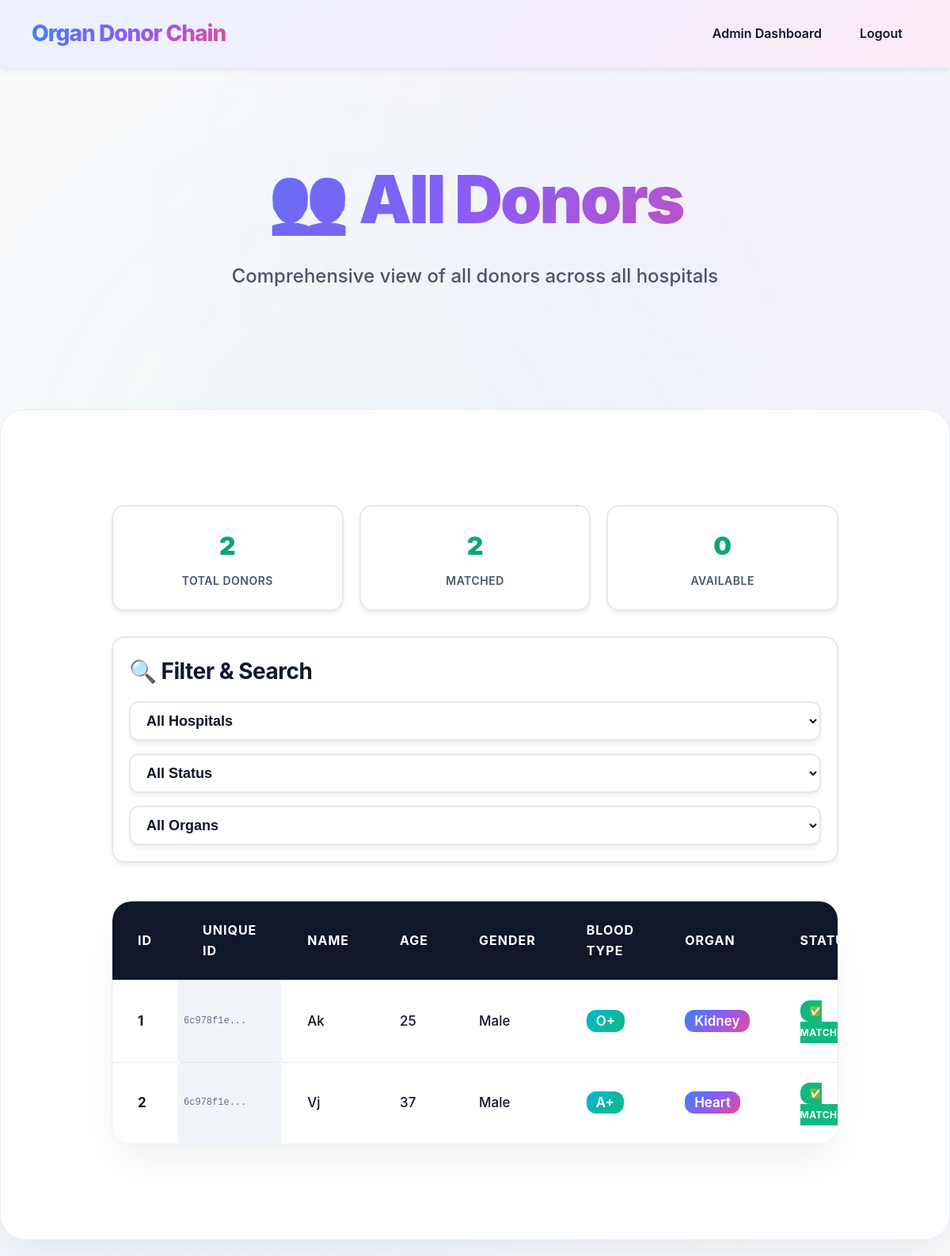
/admin_donors (signed in), run on an earlier commit of the app's database.
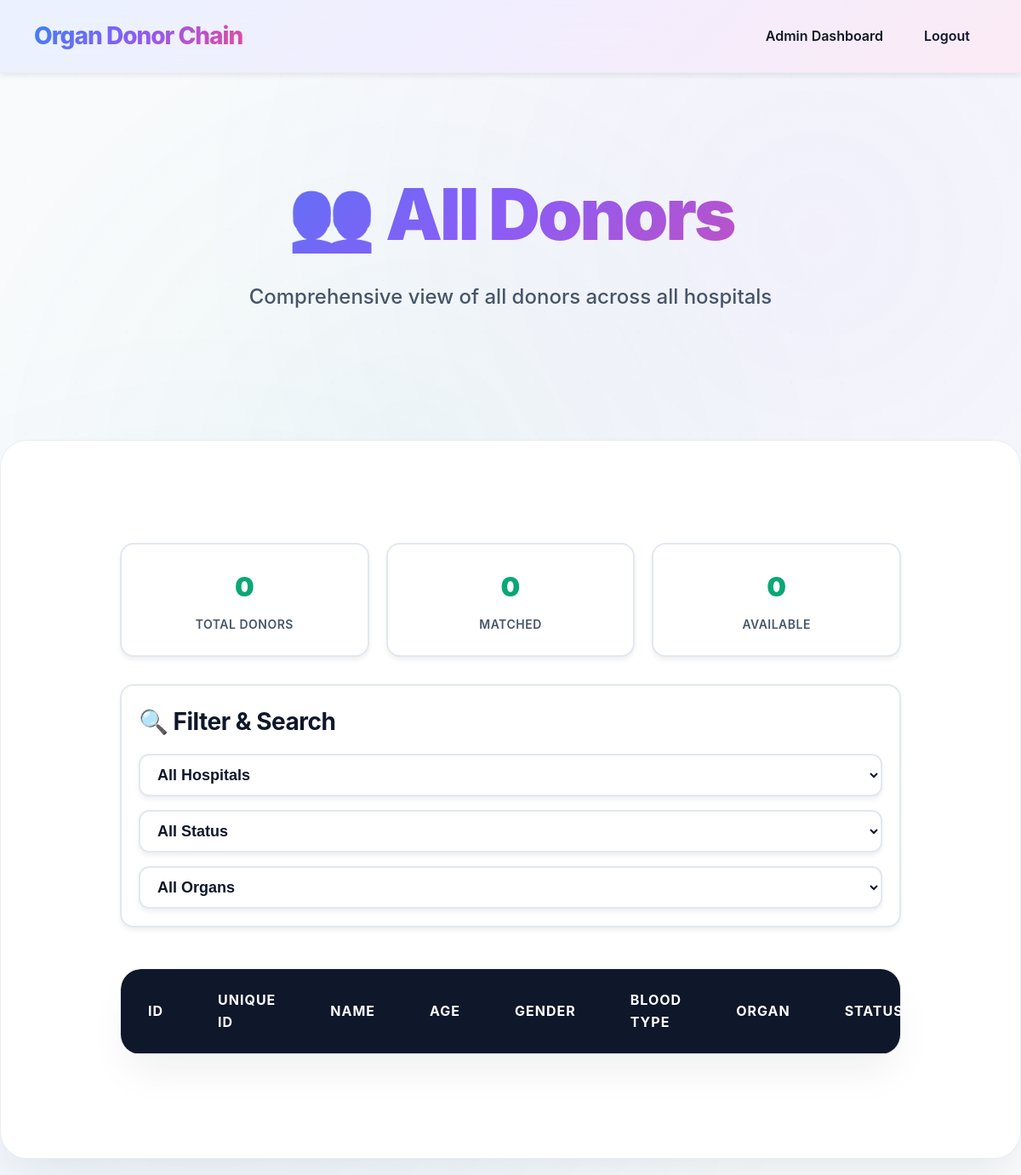
And on a later commit of the database.
### tables this page shows
CREATE TABLE donor (
        id INTEGER PRIMARY KEY AUTOINCREMENT,
        unique_id TEXT UNIQUE,
        hospital_id INTEGER,
        name TEXT,
        age INTEGER,
        gender TEXT,
        blood_type TEXT,
        organ TEXT,
        status TEXT DEFAULT 'Not Matched',
        registration_date TEXT DEFAULT CURRENT_TIMESTAMP,
        FOREIGN KEY (hospital_id) REFERENCES hospital(id)
    );

### server/app.py (the view)
@app.route('/admin_donors')
def admin_donors():
    if 'admin' not in session:
        return redirect('/login')
    conn = sqlite3.connect(DB)
    c = conn.cursor()
    try:
        c.execute('''
            SELECT d.id, d.unique_id, d.name, d.age, d.gender, d.blood_type, d.organ, d.status, d.registration_date, h.name as hospital_name
            FROM donor d
            JOIN hospital h ON d.hospital_id = h.id
            ORDER BY d.registration_date ASC
        ''')
        donors = c.fetchall()
    except sqlite3.OperationalError:
        c.execute('''
            SELECT d.id, d.name, d.age, d.gender, d.blood_type, d.organ, d.status, h.name as hospital_name
            FROM donor d
            JOIN hospital h ON d.hospital_id = h.id
            ORDER BY d.id ASC
        ''')
        old_donors = c.fetchall()
        donors = [(d[0], 'N/A', d[1], d[2], d[3], d[4], d[5], d[6], 'N/A', d[7]) for d in old_donors]
    conn.close()
    return render_template('admin_donors.html', donors=donors)

### client/templates/admin_donors.html (shortened to what this page needs)
<!DOCTYPE html>
<html>
<head>
    <link rel="stylesheet" href="../static/style.css">
</head>
<body>
<nav class="navbar">
    <div class="nav-container">
        <a class="brand" href="/login">Organ Donor Chain</a>
        <ul class="nav-links">
            <li><a href="/manage_hospitals">Admin Dashboard</a></li>
            <li><a href="/logout">Logout</a></li>
        </ul>
    </div>
</nav>
<section class="hero">
    <div class="hero-inner">
        <h1>👥 All Donors</h1>
        <p>Comprehensive view of all donors across all hospitals</p>
    </div>
</section>
<div class="container container-wide">
    <div class="stats-header">
        <div class="stat-card">
            <div class="stat-number">{{ donors|length }}</div>
            <div class="stat-label">Total Donors</div>
        </div>
        <div class="stat-card">
            <div class="stat-number">{{ donors|selectattr('7', 'equalto', 'Matched')|list|length }}</div>
            <div class="stat-label">Matched</div>
        </div>
        <div class="stat-card">
            <div class="stat-number">{{ donors|selectattr('7', 'equalto', 'Not Matched')|list|length }}</div>
            <div class="stat-label">Available</div>
        </div>
    </div>
    <div class="hospital-filter">
        <h3 style="margin: 0 0 16px 0; color: var(--text-primary);">🔍 Filter & Search</h3>
        <div class="filter-controls">
            <select class="filter-select" id="hospitalFilter" onchange="filterByHospital()">
                <option value="">All Hospitals</option>
            </select>
            <select class="filter-select" id="statusFilter" onchange="filterByStatus()">
                <option value="">All Status</option>
            </select>
            <select class="filter-select" id="organFilter" onchange="filterByOrgan()">
                <option value="">All Organs</option>
            </select>
        </div>
    </div>
    <div class="table-container">
        <table id="donorsTable">
            <thead>
                <tr>
                    <th>ID</th>
                    <th>Unique ID</th>
                    <th>Name</th>
                    <th>Age</th>
                    <th>Gender</th>
                    <th>Blood Type</th>
                    <th>Organ</th>
                    <th>Status</th>
                </tr>
            </thead>
            <tbody>
                {% for donor in donors %}
                <tr data-hospital="{{ donor[9] }}" data-status="{{ donor[7] }}" data-organ="{{ donor[6] }}">
                    <td><strong>{{ donor[0] }}</strong></td>
                    <td class="unique-id-cell">{{ donor[1][:8] }}...</td>
                    <td>{{ donor[2] }}</td>
                    <td>{{ donor[3] }}</td>
                    <td>{{ donor[4] }}</td>
                    <td><span style="background: var(--secondary-gradient); color: white; padding: 4px 12px; border-radius: 12px; font-weight: 600;">{{ donor[5] }}</span></td>
                    <td><span style="background: var(--primary-gradient); color: white; padding: 4px 12px; border-radius: 12px; font-weight: 600;">{{ donor[6] }}</span></td>
                    <td>
                        {% if donor[7] == 'Matched' %}
                        <span class="status-badge status-matched">✅ Matched</span>
                        {% else %}
                        <span class="status-badge status-not-matched">⏳ Available</span>
                        {% endif %}
                    </td>
                </tr>
                {% endfor %}
            </tbody>
        </table>
    </div>
</div>
</body>
</html>

What changed in the data, as far as the page shows it:
removed donor: id "1", donor "6c978f1e", name "Ak", age "25", gender "Male", blood_type "O+", organ "Kidney"
removed donor: id "2", donor "6c978f1e", name "Vj", age "37", gender "Male", blood_type "A+", organ "Heart"
Also different on the page:
{{ donors|length }}: "2" → "0"
{{ donors|selectattr('7', 'equalto', 'Matched')|list|length }}: "2" → "0"
